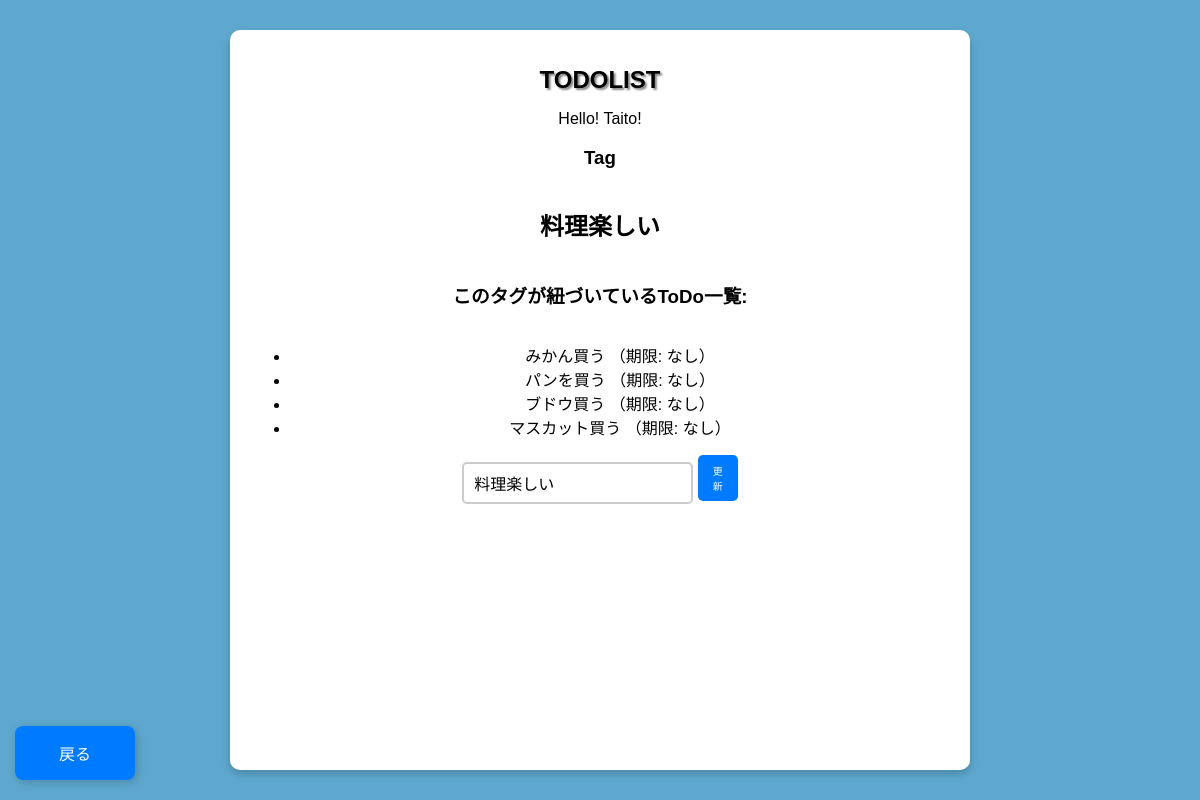
The app's page /tag/2 with its own data.
### app/database/table/models.py (models this page shows)
class Tag(Base):
    __tablename__ = 'tag'
    __table_args__ = {
        'comment': 'tagの内容を管理するテーブル'
    }
    id   = Column('tag_id', Integer, primary_key=True, autoincrement=True)
    desc = Column('description', String(200), nullable=False)
    settings = relationship("Set", back_populates="tag", cascade="all, delete-orphan")

class Todo(Base):
    __tablename__ = 'todo'
    __table_args__ = {
        'comment': 'todoの内容を管理するテーブル'
    }
    id   = Column('todo_id', Integer, primary_key=True, autoincrement=True)
    box  = Column('box', String(200), nullable=False)
    date = Column('date', DateTime, nullable=True)  # 現在時刻をデフォルトに設定
    completed = Column('completed', Boolean, default=False)
    settings = relationship("Set", back_populates="todo", cascade="all, delete-orphan")

### app/routes/tag.py (the view)
@router.get("/tag/{tag_id}")
async def read_tag(request: Request, tag_id: int):
    tag = db.query(Tag).filter(Tag.id == tag_id).first()
    if not tag:
        return JSONResponse(status_code=404, detail="Tagが見つかりません")
    related_todos = (
        db.query(Todo)
        .join(Set, Set.todo_id == Todo.id)
        .filter(Set.tag_id == tag_id)
        .all()
    )
    return templates.TemplateResponse("tag.html", {
        "request": request,
        "name": "Taito!",
        "tag": tag,
        "tag_id": tag_id,
        "related_todos": related_todos  # 紐づくToDoリストを渡す
    })

### app/templates/tag.html (shortened to what this page needs)
{% extends "layout.html" %}
{% block content %}
    <h3>Tag</h3>
    <h2>{{ tag.desc }}</h2>
    <h3>このタグが紐づいているToDo一覧:</h3>
    <ul>
        {% for todo in related_todos %}
            <li>{{ todo.box }} （期限: {{ todo.date if todo.date else 'なし' }}）</li>
        {% else %}
            <li>このタグに紐づくToDoはありません。</li>
        {% endfor %}
    </ul>
    <form id="tag-updateform" class="tag-updateform" data-tag-id="{{ tag.id }}">
        <input type="text" id="update-tagdesc" class="tag-updateinput" placeholder="Tagを入力" name="tagdesc" required value="{{ tag.desc }}">
        <button type="submit" class="add-button">更新</button>
    </form>
    <a href="/tag" class="back-button">戻る</a>
{% endblock %}

### app/static/css/styles.css (style rules this page uses)
body { font-family: Arial, sans-serif; background-color: #5ea8cf; display: flex; justify-content: center; align-items: center; height: 100vh; margin: 0; }
input { flex: 1; padding: 10px; border: 2px solid #ccc; border-radius: 5px; font-size: 16px; }
button { background-color: #3498db; color: white; border: none; padding: 10px; cursor: pointer; border-radius: 5px; font-size: 20px; width: 40px; }
.back-button { text-decoration: none; position: fixed; bottom: 20px; left: 15px; width: 40px; background-color: #007bff; color: white; border: none; padding: 15px 40px; border-radius: 8px; font-size: 16px; cursor: pointer; box-shadow: 2px 2px 10px rgba(0, 0, 0, 0.2); transition: background-color 0.3s ease; display: flex; align-items: center; justify-content: center; }
.add-button { padding: 8px 15px; font-size: 10px; background-color: #007bff; color: white; border: none; border-radius: 5px; cursor: pointer; transition: background-color 0.3s ease; }

### records on screen
Tag: desc "料理楽しい", tagdesc "料理楽しい"
Todo: box "みかん買う", date "なし"
Todo: box "パンを買う", date "なし"
Todo: box "ブドウ買う", date "なし"
Todo: box "マスカット買う", date "なし"

### other values on screen
{{ name }} "Taito!"
